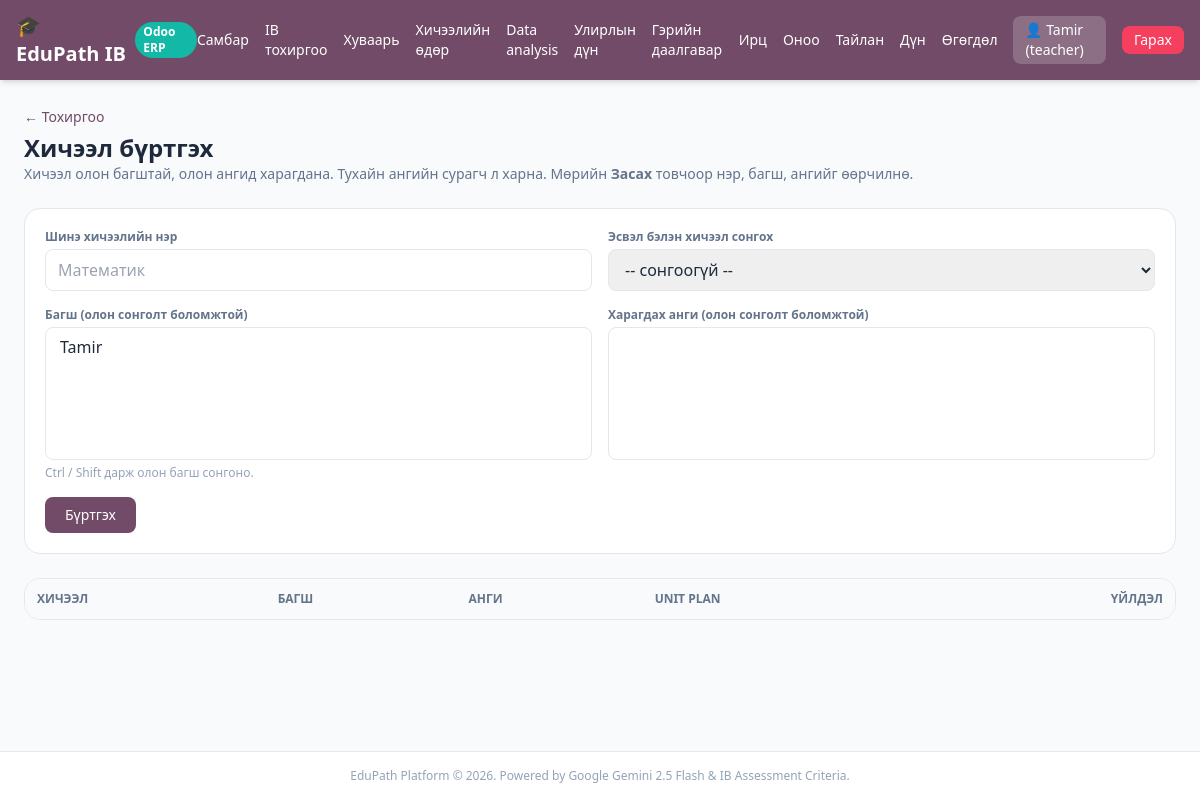
Page /teacher/setup/lessons (signed in) on the earlier database version.
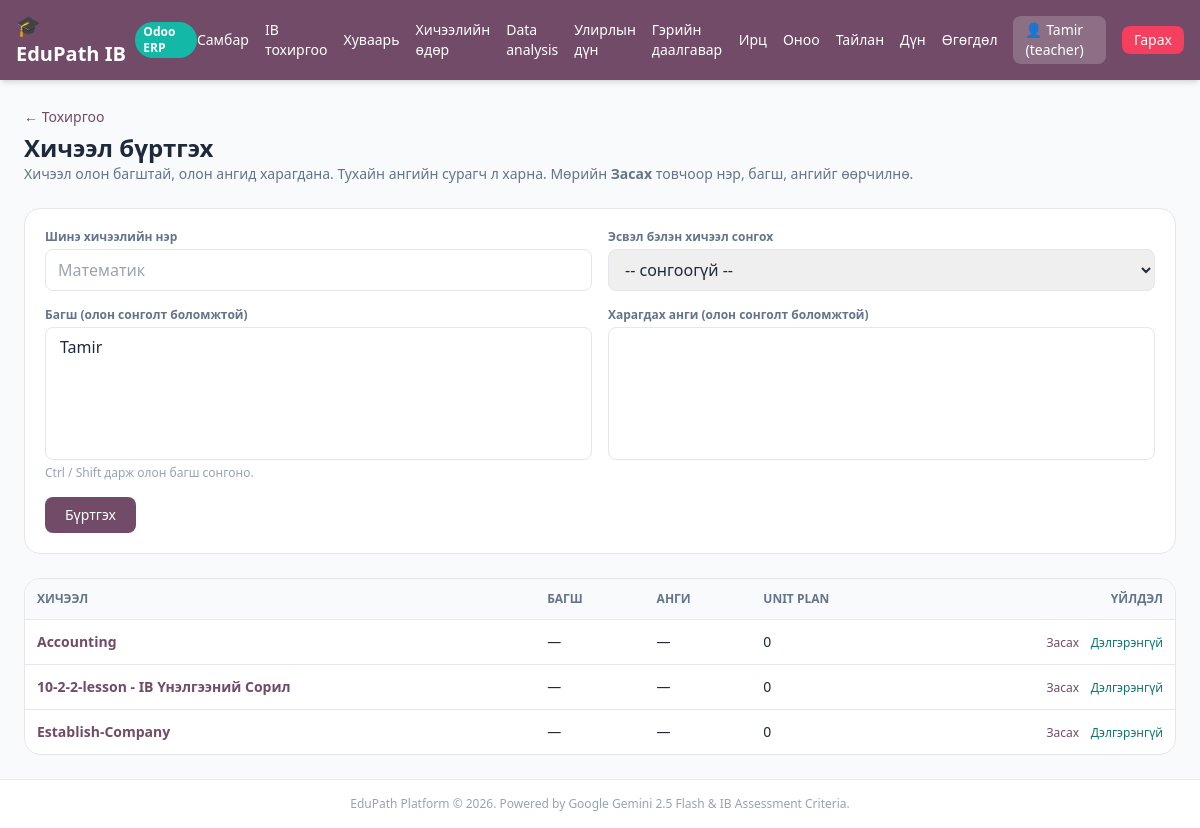
Same page on the later database version.
### tables this page shows
CREATE TABLE lessons (
        id INTEGER PRIMARY KEY AUTOINCREMENT,
        title TEXT,
        filename TEXT,
        teacher_id INTEGER
    );

### app.py (the view)
@app.get("/teacher/setup/lessons", response_class=HTMLResponse)
def teacher_lessons_page(request: Request, user: dict = Depends(get_current_user),
                         db: sqlite3.Connection = Depends(get_db)):
    if not user or user["role"] != "teacher":
        return RedirectResponse("/login")
    rows = []
    for lesson in db.execute("SELECT * FROM lessons ORDER BY id DESC").fetchall():
        item = dict(lesson)
        item["teachers"] = [dict(r) for r in db.execute(
            """SELECT u.id, u.name, u.username FROM lesson_teachers lt
               JOIN users u ON u.id = lt.teacher_id WHERE lt.lesson_id = ? ORDER BY u.id""",
            (lesson["id"],),
        ).fetchall()]
        item["grades"] = [r[0] for r in db.execute(
            """SELECT g.name FROM lesson_grades lg JOIN grades g ON g.id = lg.grade_id
               WHERE lg.lesson_id = ? ORDER BY g.level, g.section""",
            (lesson["id"],),
        ).fetchall()]
        item["grade_ids"] = [r[0] for r in db.execute(
            "SELECT grade_id FROM lesson_grades WHERE lesson_id = ?", (lesson["id"],)
        ).fetchall()]
        item["teacher_ids"] = [r[0] for r in db.execute(
            "SELECT teacher_id FROM lesson_teachers WHERE lesson_id = ?", (lesson["id"],)
        ).fetchall()]
        item["unit_plans"] = db.execute(
            "SELECT COUNT(*) FROM ib_unit_plans WHERE lesson_id = ?", (lesson["id"],)
        ).fetchone()[0]
        rows.append(item)
    return templates.TemplateResponse(
        request=request, name="teacher_lessons.html",
        context={
            "user": user, "lessons": rows,
            "teachers": [dict(r) for r in db.execute(
                "SELECT id, name, username FROM users WHERE role = 'teacher' ORDER BY id"
            ).fetchall()],
            "grades": _all_grades(db),
        },
    )

### templates/teacher_lessons.html (shortened to what this page needs)
{% extends "base.html" %}
{% block content %}
<div class="space-y-6">
  <div>
    <a href="/teacher/setup" class="text-sm text-[#714B67] hover:underline">&larr; Тохиргоо</a>
    <h1 class="text-2xl font-black mt-1">Хичээл бүртгэх</h1>
    <p class="text-sm text-slate-500">Хичээл олон багштай, олон ангид харагдана. Тухайн ангийн сурагч л харна. Мөрийн <b>Засах</b> товчоор нэр, багш, ангийг өөрчилнө.</p>
  </div>
  <form method="POST" action="/teacher/setup/lessons" class="bg-white p-5 rounded-2xl border space-y-4">
    <div class="grid md:grid-cols-2 gap-4">
      <div>
        <label class="block text-xs font-semibold text-slate-500 mb-1">Шинэ хичээлийн нэр</label>
        <input name="title" placeholder="Математик" class="w-full px-3 py-2 border rounded-lg">
      </div>
      <div>
        <label class="block text-xs font-semibold text-slate-500 mb-1">Эсвэл бэлэн хичээл сонгох</label>
        <select name="lesson_id" class="w-full px-3 py-2 border rounded-lg">
          <option value="0">-- сонгоогүй --</option>
        </select>
      </div>
    </div>
    <div class="grid md:grid-cols-2 gap-4">
      <div>
        <label class="block text-xs font-semibold text-slate-500 mb-1">Багш (олон сонголт боломжтой)</label>
        <select name="teacher_ids" multiple size="5" class="w-full px-3 py-2 border rounded-lg">
          {% for t in teachers %}<option value="{{ t.id }}">{{ t.name or t.username }}</option>{% endfor %}
        </select>
        <p class="text-xs text-slate-400 mt-1">Ctrl / Shift дарж олон багш сонгоно.</p>
      </div>
      <div>
        <label class="block text-xs font-semibold text-slate-500 mb-1">Харагдах анги (олон сонголт боломжтой)</label>
        <select name="grade_ids" multiple size="5" class="w-full px-3 py-2 border rounded-lg">
        </select>
      </div>
    </div>
    <button class="bg-[#714B67] text-white px-5 py-2 rounded-lg text-sm">Бүртгэх</button>
  </form>
  <div class="bg-white rounded-2xl border overflow-x-auto">
    <table class="w-full text-sm">
      <thead class="bg-slate-50 text-slate-500 text-xs uppercase">
        <tr><th class="p-3 text-left">Хичээл</th><th class="p-3 text-left">Багш</th><th class="p-3 text-left">Анги</th><th class="p-3 text-left">Unit plan</th><th class="p-3 text-right">Үйлдэл</th></tr>
      </thead>
      <tbody>
        {% for l in lessons %}
        <tr class="border-t">
          <td class="p-3 font-bold">
            <a href="/teacher/setup/lessons/{{ l.id }}" class="inline-view-only text-[#714B67] hover:underline">{{ l.title }}</a>
          </td>
          <td class="p-3">
            <span class="inline-view-only">{{ l.teachers | map(attribute='name') | select('string') | join(', ') or '—' }}</span>
          </td>
          <td class="p-3">
            <span class="inline-view-only">{{ l.grades | join(', ') or '—' }}</span>
          </td>
          <td class="p-3">{{ l.unit_plans }}</td>
          <td class="p-3 text-right whitespace-nowrap">
            <span class="inline-view-only">
              <button type="button" onclick="editRow(this)" class="text-[#714B67] hover:underline text-xs">Засах</button>
              <a href="/teacher/setup/lessons/{{ l.id }}" class="text-xs text-teal-700 hover:underline ml-2">Дэлгэрэнгүй</a>
            </span>
          </td>
        </tr>
        {% endfor %}
      </tbody>
    </table>
  </div>
</div>
{% endblock %}

Differences in the rows shown:
added lessons: title "Accounting", teachers|map "—", grades "—", unit_plans "0"
added lessons: title "10-2-2-lesson - IB Үнэлгээний Сорил", teachers|map "—", grades "—", unit_plans "0"
added lessons: title "Establish-Company", teachers|map "—", grades "—", unit_plans "0"
